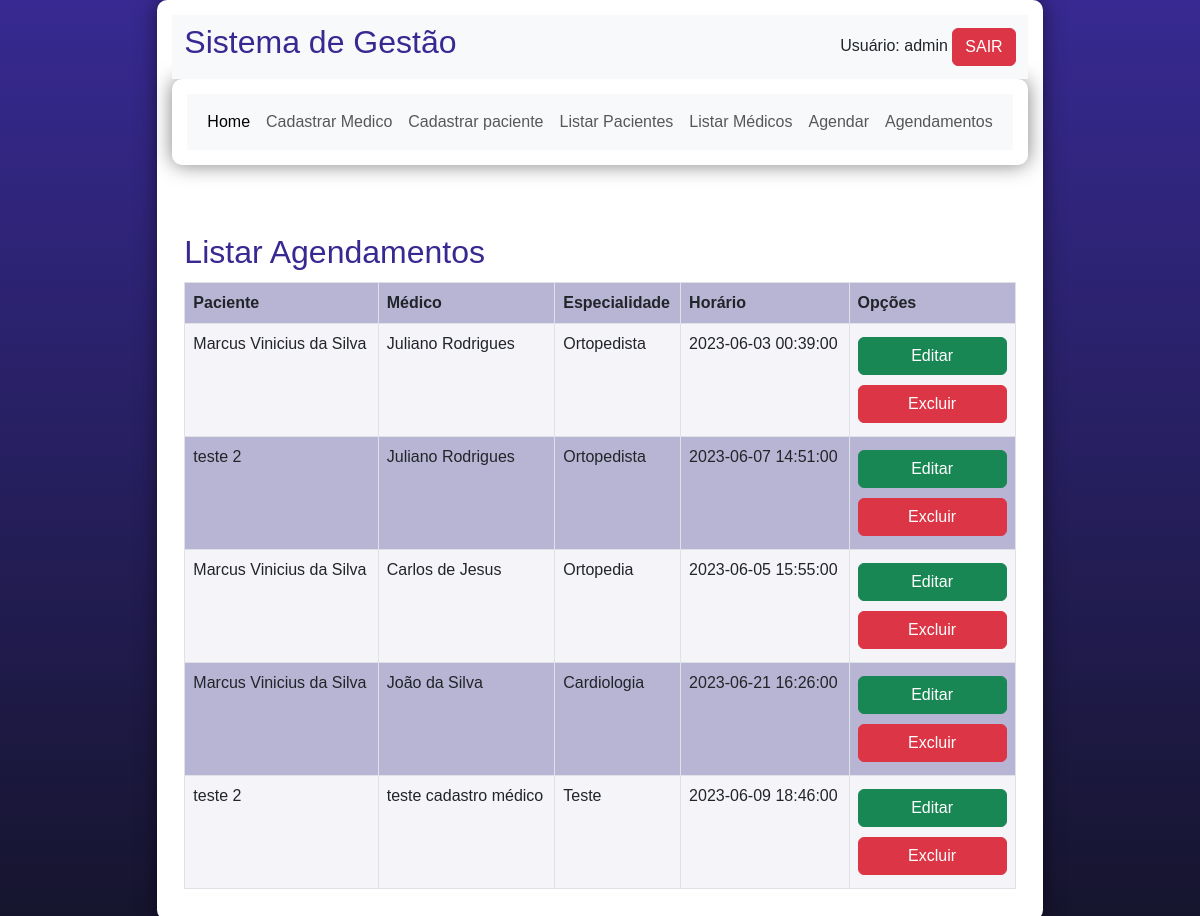
The app's page /dashboard.php?page=listar-agendamentos (signed in), older data.
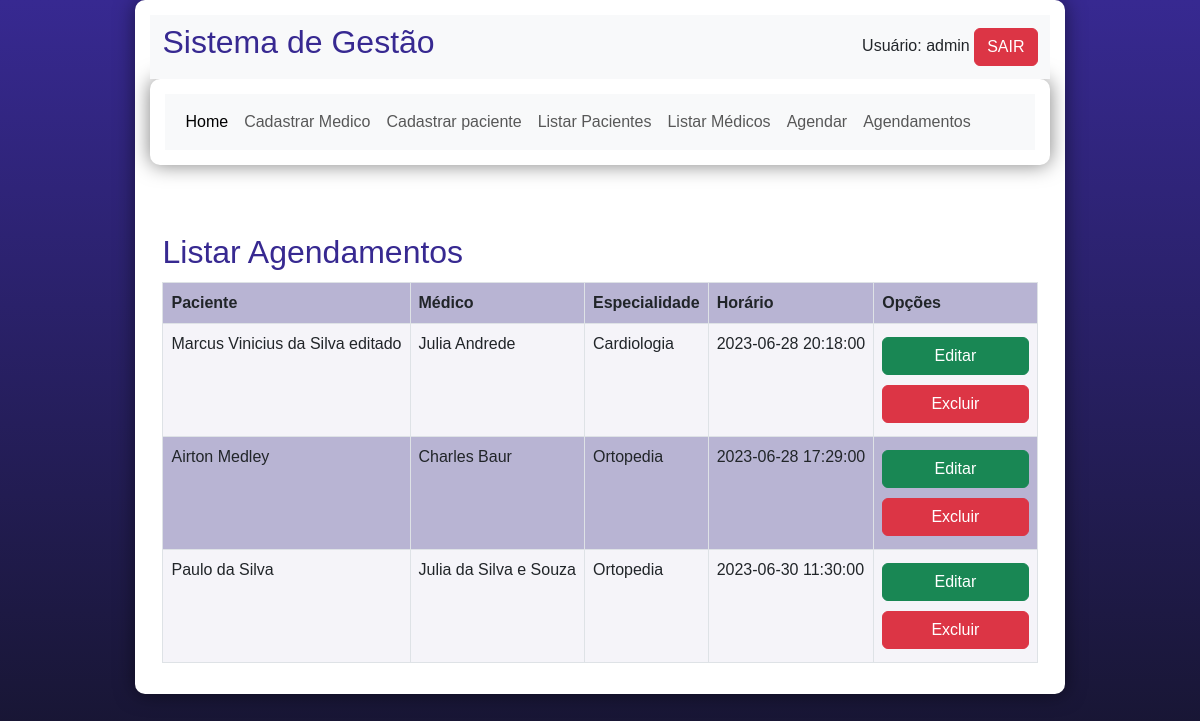
The same page, newer data.
### tables this page shows
CREATE TABLE `agendamentos` (
  `id` bigint(20) UNSIGNED NOT NULL,
  `idmedico` int(11) DEFAULT NULL,
  `idpaciente` int(11) DEFAULT NULL,
  `datahora` datetime NOT NULL
);

CREATE TABLE `pacientes` (
  `id` int(11) NOT NULL,
  `cpf` int(11) NOT NULL,
  `nomepaciente` varchar(200) NOT NULL,
  `cep` int(11) NOT NULL,
  `uf` varchar(4) NOT NULL,
  `cidade` varchar(100) NOT NULL,
  `bairro` varchar(100) NOT NULL,
  `rua` varchar(45) NOT NULL,
  `datanascimento` date NOT NULL,
  `numero` int(11) NOT NULL
);

CREATE TABLE `medicos` (
  `id` int(11) NOT NULL,
  `crm` int(6) NOT NULL,
  `ufcrm` varchar(2) NOT NULL,
  `nomemedico` varchar(45) NOT NULL,
  `especialidade` varchar(45) NOT NULL
);

### listar-agendamentos.php (the view)
<h2>Listar Agendamentos</h2>
<?php
     $sql = "SELECT ag.id as id, pa.nomepaciente, me.nomemedico, me.especialidade, ag.datahora FROM
     agendamentos ag join pacientes pa join medicos me on ag.idpaciente = pa.id and ag.idmedico = me.id";
      $res = $conn->query($sql);
      $qtd = $res->num_rows;
      if($qtd > 0){
        print "<table class='table table-hover table-striped table-bordered'>";
        print "<tr>";
        print "<th>Paciente</th>";
        print "<th>Médico</th>";
        print "<th>Especialidade</th>";
        print "<th>Horário</th>";
        print "<th>Opções</th>";
        print "</tr>";
        while($row = $res->fetch_object()){
          print "<tr>";
          print "<td>".$row->nomepaciente."</td>";
          print "<td>".$row->nomemedico."</td>";
          print "<td>".$row->especialidade."</td>";
          print "<td>".$row->datahora."</td>";
          print " <td>
                    <button class='btn btn-success' onclick=\"location.href='?page=editar-agd&id=".$row->id."';\">Editar</button>
                    <button class='btn btn-danger' onclick=\"if(confirm('Tem certeza que deseja excluir?')){location.href='?page=agendamentos-salvo&acao=excluir&id=".$row->id."';}else{flase} \">Excluir</button>
                  </td>";
          print "</tr>";
        }
      }
  ?>

### dashboard.php (shortened to what this page needs)
<!DOCTYPE html>
<html lang="pt-BR">
  <head>
    <link href="css/bootstrap.min.css" rel="stylesheet">
    <link rel="stylesheet" href="./css/style.css">
  </head>
  <body>
  <main>
    <nav class="navbar navbar-expand-lg bg-light">
        <div class="container-fluid">
            <h2>Sistema de Gestão</h2>
                <div class="alinhamento-direita">
                        <?php
                        print "Usuário: ". $_SESSION['usuario']. " ";
                        print "<a href='logout.php' class='btn btn-danger'>SAIR</a>";
                        ?>
                </div>
        </div>
    </nav>
    <section>
      <nav class="navbar navbar-expand-lg bg-light">
        <div class="container-fluid">
          <div class="collapse navbar-collapse" id="navbarSupportedContent">
            <ul class="navbar-nav me-auto mb-2 mb-lg-0">
              <li class="nav-item">
                <a class="nav-link active" aria-current="page" href="dashboard.php">Home</a>
              </li>
              <li class="nav-item-medico">
                <a class="nav-link" href="?page=novom">Cadastrar Medico</a>
              </li>
              <li class="nav-item-paciente">
                <a class="nav-link" href="?page=novop">Cadastrar paciente</a>
              </li>
              <li class="nav-item-listar-paciente">
                <a class="nav-link" href="?page=listar">Listar Pacientes</a>
              </li>
              <li class="nav-item-listar-medicos">
                <a class="nav-link" href="?page=listar-medicos">Listar Médicos</a>
              </li>
              <li class="nav-item-agendar-consulta">
                <a class="nav-link" href="?page=novoagendamento">Agendar</a>
              </li>
              <li class="nav-item-listar-agendamentos">
                <a class="nav-link" href="?page=listar-agendamentos">Agendamentos</a>
              </li>
            </div>
        </div>
    </section>
      <div class="container">
        <div class="row">
          <div class="col mt-5">
            <?php
              include("config.php");
              switch(@$_REQUEST["page"]) {
                case"listar-agendamentos":
                  include("listar-agendamentos.php");
                break;
                }
            ?>
          </div>
        </div>
      </div>
  </main>
  </body>
</html>

### css/style.css (style rules this page uses)
* { font-family: Verdana, Geneva, Tahoma, sans-serif; box-sizing: border-box; }
body { background-color: #15142b; background-image: linear-gradient(180deg, #372991, #15142b); background-repeat: no-repeat; background-position: center center; background-size: cover; background-attachment: fixed; display: flex; flex-direction: column; flex-wrap: nowrap; justify-content: center; align-items: center; }
header, main, section, article { background-color: white; padding: 15px; margin-bottom: 20px; border-radius: 10px; box-shadow: 0px 0px 20px rgba(0, 0, 0, 0.502); }
h2, h3, h4 { color: #372991; margin: 0 0 10px 0; }
a { color: #15142b; background-color: rgba(55, 41, 145, 0.1); padding: 0 3px; font-weight: 600; text-decoration: none; border-bottom: .5px dotted #372991; }
table { min-width: 400px; border-spacing: 0px; border: 0.5px solid #372991; margin: 10px auto; }
table th { background-color: #372991; color: white; padding: 5px; text-align: left; }
table td { padding: 5px; }
table tr { background-color: rgba(55, 41, 145, 0.05); }
table tr:nth-child(odd) { background-color: rgba(55, 41, 145, 0.3); }
ul > li::marker { color: #372991; }
input[type=button], button { width: 100%; background-color: #372991; font-size: 1em; color: white; padding: 10px 20px; margin: 5px 0; border: none; border-radius: 4px; cursor: pointer; }

Row changes from the older to the newer data that the page shows:
removed agendamentos: idpaciente.nomepaciente "Marcus Vinicius da Silva", idmedico.nomemedico "Juliano Rodrigues", idmedico.especialidade "Ortopedista", datahora "2023-06-03 00:39:00"
removed agendamentos: idpaciente.nomepaciente "teste 2", idmedico.nomemedico "Juliano Rodrigues", idmedico.especialidade "Ortopedista", datahora "2023-06-07 14:51:00"
removed agendamentos: idpaciente.nomepaciente "Marcus Vinicius da Silva", idmedico.nomemedico "João da Silva", idmedico.especialidade "Cardiologia", datahora "2023-06-21 16:26:00"
removed agendamentos: idpaciente.nomepaciente "teste 2", idmedico.nomemedico "teste cadastro médico", idmedico.especialidade "Teste", datahora "2023-06-09 18:46:00"
changed agendamentos: idpaciente.nomepaciente "Marcus Vinicius da Silva" → "Marcus Vinicius da Silva editado"; idmedico.nomemedico "Carlos de Jesus" → "Julia Andrede"; idmedico.especialidade "Ortopedia" → "Cardiologia"; datahora "2023-06-05 15:55:00" → "2023-06-28 20:18:00"
added agendamentos: idpaciente.nomepaciente "Airton Medley", idmedico.nomemedico "Charles Baur", idmedico.especialidade "Ortopedia", datahora "2023-06-28 17:29:00"
added agendamentos: idpaciente.nomepaciente "Paulo da Silva", idmedico.nomemedico "Julia da Silva e Souza", idmedico.especialidade "Ortopedia", datahora "2023-06-30 11:30:00"
